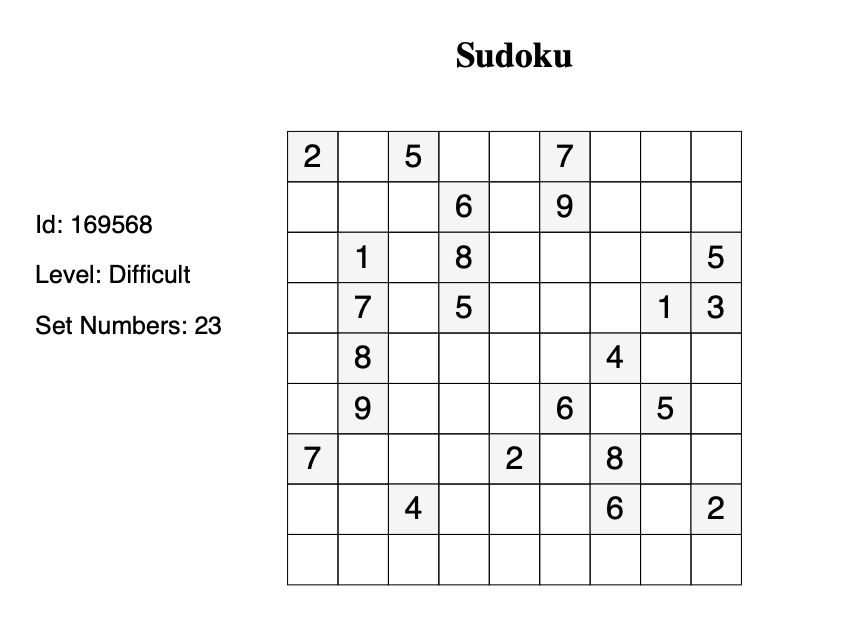
#> input picture sudoku2.png, 852 x 634 px
$ python SudokuSolver.py
#> lines starting #> are read from the running program, lines starting #| are printed output that depends on the picture; after the words box and inside, x2 and y2 are one past the last pixel; in counts of white or black regions, pixels touching at a corner belong together
import cv2
import pytesseract
import numpy as np

# Tested with sudokus generated from
# http://sudoku.becher-sundstroem.de/

# They allow the sudoku puzzle to be saved as pdf
# This code has been tested with image which has been cropped from pdf
# That contains id, level of difficulty, set number and unsolved sudoku puzzle

# This function solves the sudoku puzzle
# [49 lines left out: functions solver, possibleStep, not called in this run]


def main():
    # Configuration for pytesseract
    xconfig = '--psm 6 --oem 3 -c tessedit_char_whitelist=0123456789'

    # Reading the image of unsolved sudoku puzzle
    test_img_path = 'sudoku2.png'
    image = cv2.imread(test_img_path)
#> image is the input picture: shape (634, 852, 3); min 0, max 255, mean 245

    # Converting it to grayscale and applying canny filter
    gray = cv2.cvtColor(image, cv2.COLOR_BGR2GRAY)
    edged = cv2.Canny(gray, 30, 200)
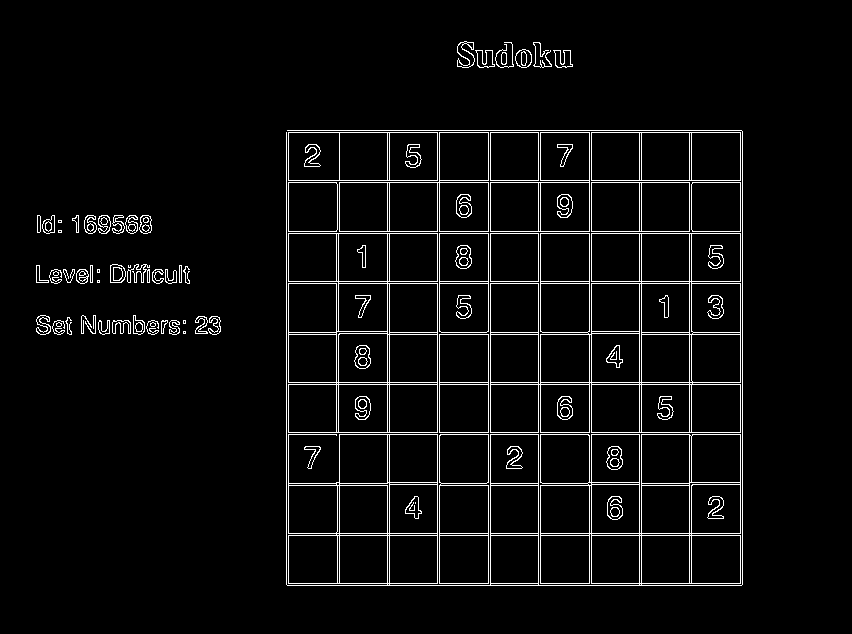
#> edged: shape (634, 852); 4.3% white in thin lines or dots, all inside (x1, y1, x2, y2) = (36, 41, 743, 586)

    # Finding the contours in the canny filter applied image
    contours, hierarchy = cv2.findContours(
        edged, cv2.RETR_EXTERNAL, cv2.CHAIN_APPROX_NONE)
#> contours = 65 contours, 20 with area under 20; largest, box (x1, y1, x2, y2) and area: (286, 130, 743, 586) 56085, (490, 233, 741, 433) 46262, (288, 233, 438, 433) 29262, (339, 132, 489, 232) 9558, (490, 132, 590, 232) 7204
    # Sorting the contours in descending based on their area
    sortedContours = sorted(contours, key=lambda x: -cv2.contourArea(x))
#> sortedContours has the same summary as contours

    # Getting the bounds of the largest contour
    X, Y, W, H = cv2.boundingRect(sortedContours[0])
#> X = 286; Y = 130; W = 457; H = 456

    # Storing the sudoku puzzle into an new image
    sudoku_img_extracted = image[Y:Y+H, X:X+W]
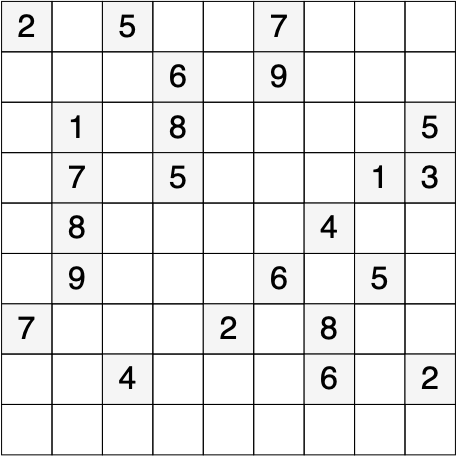
#> sudoku_img_extracted: shape (456, 457, 3); min 0, max 255, mean 234.2
    # Storing an copy of above image
    unsolved_image = sudoku_img_extracted.copy()

    # These are the sizes of the sub blocks to be retrieved from sudoku puzzle
    windowsize_r = 50
    windowsize_c = 50

    # This grid stores the extracted digits from the sudoku puzzle
    grid = []

    # Iterating over sub blocks of image
    for r in range(0, sudoku_img_extracted.shape[0] - windowsize_r, windowsize_r):
        for c in range(0, sudoku_img_extracted.shape[1] - windowsize_c, windowsize_c):
            # Extracting the sub block
            window = sudoku_img_extracted[r:r+windowsize_r, c:c+windowsize_c]
            # Removing first 10 and last 10 rows from sub block
            window = window[10:]
            window = window[:-10]
            # Removing first 10 columns  from sub block
            window = np.delete(window, list(range(0, 11)), axis=1)

            # Converting sub block to grayscale
            gry = cv2.cvtColor(window, cv2.COLOR_BGR2GRAY)
            # Applying pytesseract on gray image with config
            txt = pytesseract.image_to_string(gry, config=xconfig)
            # If no number has been found
            if txt == '\x0c':
                # The current element is .
                txt = '.'
            # Else
            else:
                # Removing unnecessary values from text
                txt = txt.replace('\x0c', '')
                txt = txt.replace('\n', '')
            # Adding number to grid
            grid.append(txt)
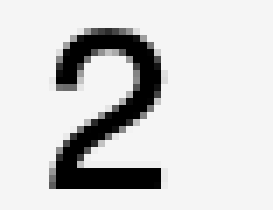
#> gry: shape (30, 39) (shown 7 times larger); min 0, max 245, mean 209.4
#> after the loop, grid = []

    # Converting sudoku puzzle from 1D to 2D list
    sudoku_puzzle = np.reshape(grid, (9, 9))
    # Converting sudoku puzzle from numpy array to list
    sudoku_puzzle = [list(i) for i in sudoku_puzzle]

    # Creating an copy of unsolved puzzle
    unsolved_puzzle = [row[:] for row in sudoku_puzzle]
    # Solving the sudoku puzzle
    solved_sudoku_puzzle = solver(sudoku_puzzle, 0)

    # If sudoku puzzle cannot be solved, print a message
    if solved_sudoku_puzzle == False:
        print("The puzzle cannot be solved")
        return

    # constants for putText function
    font = cv2.FONT_HERSHEY_SIMPLEX
    fontScale = 1
    color = (0, 0, 0)
    thickness = 2

    # These are the coordinates that represent where the digits are to be written
    c1, c2 = [15, 35]
    # Iterating over unsolved puzzle
    for i in range(9):
        c1 = 15
        for j in range(9):
            # If the current value in unsolved puzzle is .
            if unsolved_puzzle[i][j] == '.':
                # Then get it's equivalent digit from solved puzzle and write the digit onto the image
                sudoku_img_extracted = cv2.putText(sudoku_img_extracted, solved_sudoku_puzzle[i][j], (c1, c2), font,
                                                   fontScale, color, thickness, cv2.LINE_AA)
            # Increment the x by 50
            c1 += 50
        # Increment the y by 50
        c2 += 50

    # Showing the unsolved and solved sudoku puzzles
    cv2.imshow("Unsolved Sudoku", unsolved_image)
    cv2.imshow("Solved Sudoku", sudoku_img_extracted)

    # Updating the part of unsolved sudoku puzzle with solved puzzle in the original image
    image[Y:Y+H,X:X+W] = sudoku_img_extracted[:,:]

    # Saving the image
    cv2.imwrite('solved.jpg',image)
    cv2.waitKey(0)
    cv2.destroyAllWindows()


main()
#> (the call stopped at in main, `txt = pytesseract.image_to_string(gry, config=xconfig)`: pytesseract is not available in this run)

$ run again, with solved.png copied over sudoku2.png
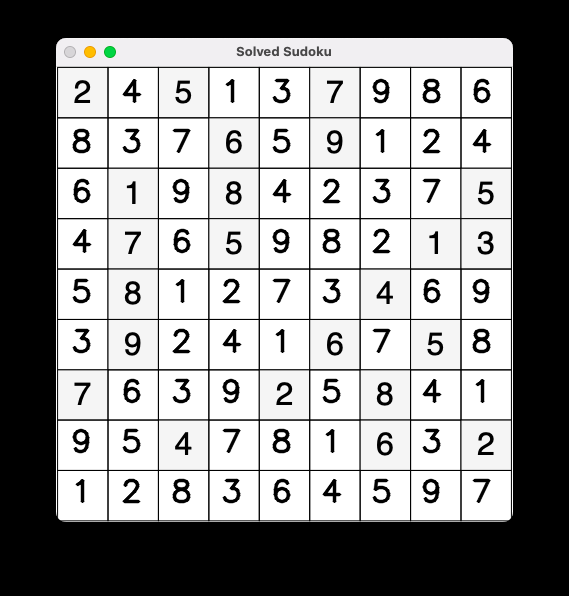
#> input picture solved.png, 569 x 596 px
#> in main, image is the input picture: shape (596, 569, 3); mean B, G, R 144.8, 144.8, 144.8
#> in main, `edged = cv2.Canny(gray, 30, 200)`:
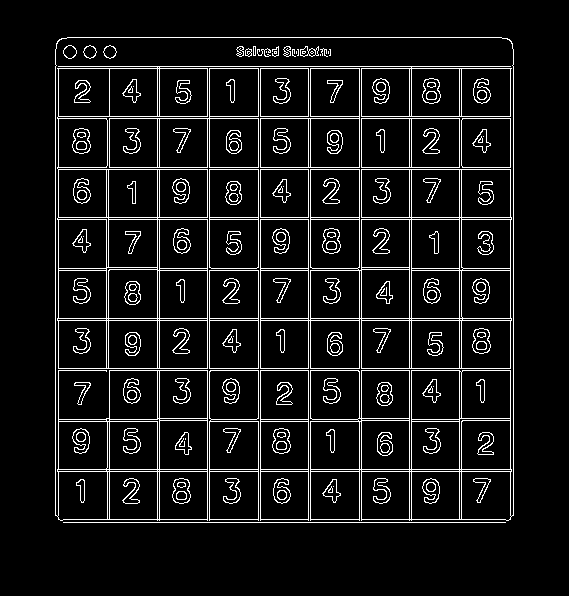
#> edged: shape (596, 569); 8.2% white in thin lines or dots, all inside (x1, y1, x2, y2) = (55, 37, 514, 523)
#> contours = 34 contours, 13 with area under 20; largest, box (x1, y1, x2, y2) and area: (55, 37, 514, 521) 49046, (260, 169, 512, 369) 46460, (57, 66, 512, 369) 46270, (109, 68, 259, 168) 9558, (260, 68, 360, 168) 7204
#> sortedContours has the same summary as contours
#> X = 55; Y = 37; W = 459; H = 484
#> after the loop in main, `for r in range(0, sudoku_img_extracted.shape[0] - windowsize_r, window..`:
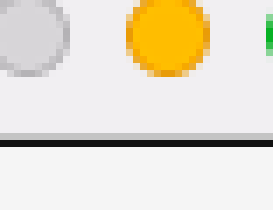
#> window: shape (30, 39, 3) (shown 7 times larger); mean B, G, R 208, 223.6, 230.4
#> after the loop in main, `for r in range(0, sudoku_img_extracted.shape[0] - windowsize_r, window..`: grid = []

$ run again, with unsolved.png copied over sudoku2.png
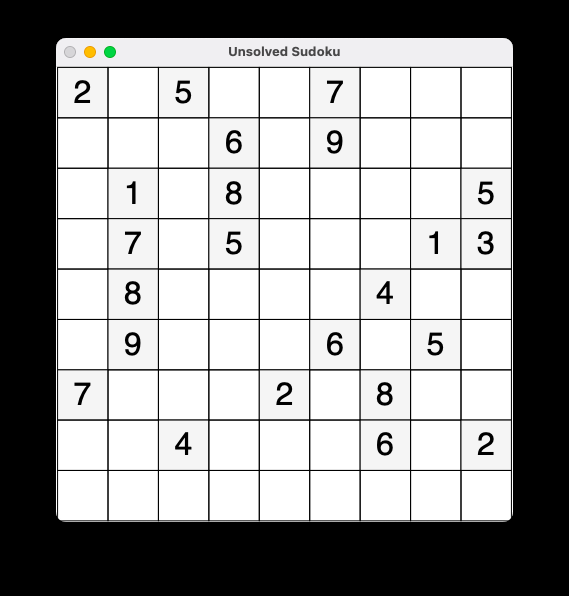
#> input picture unsolved.png, 569 x 596 px
#> in main, image is the input picture: shape (596, 569, 3); mean B, G, R 152.6, 152.6, 152.6
#> in main, `edged = cv2.Canny(gray, 30, 200)`:
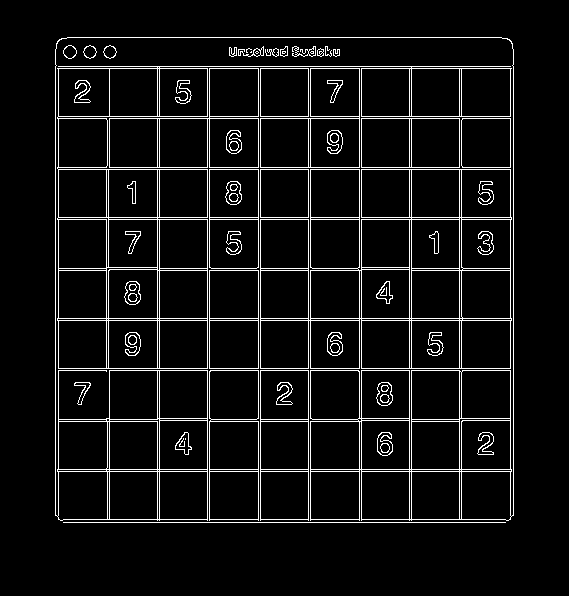
#> edged: shape (596, 569); 6.2% white in thin lines or dots, all inside (x1, y1, x2, y2) = (55, 37, 514, 523)
#> contours = 28 contours, 4 with area under 20; largest, box (x1, y1, x2, y2) and area: (55, 37, 514, 521) 49046, (260, 169, 512, 369) 46460, (57, 66, 512, 369) 46270, (109, 68, 259, 168) 9558, (260, 68, 360, 168) 7204
#> sortedContours has the same summary as contours
#> X = 55; Y = 37; W = 459; H = 484
#> after the loop in main, `for r in range(0, sudoku_img_extracted.shape[0] - windowsize_r, window..`:
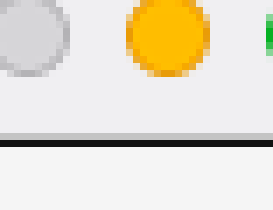
#> window: shape (30, 39, 3) (shown 7 times larger); mean B, G, R 208, 223.6, 229.9
#> after the loop in main, `for r in range(0, sudoku_img_extracted.shape[0] - windowsize_r, window..`: grid = []

$ run again, with original_solved.jpg saved as sudoku2.png
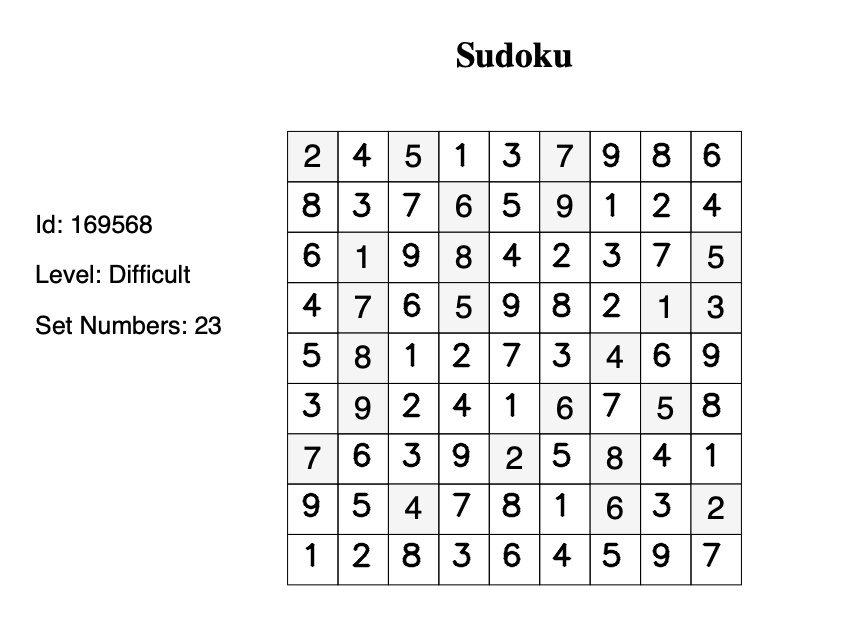
#> input picture original_solved.jpg, 852 x 634 px
#> in main, image is the input picture: shape (634, 852, 3); min 0, max 255, mean 240
#> in main, `edged = cv2.Canny(gray, 30, 200)`:
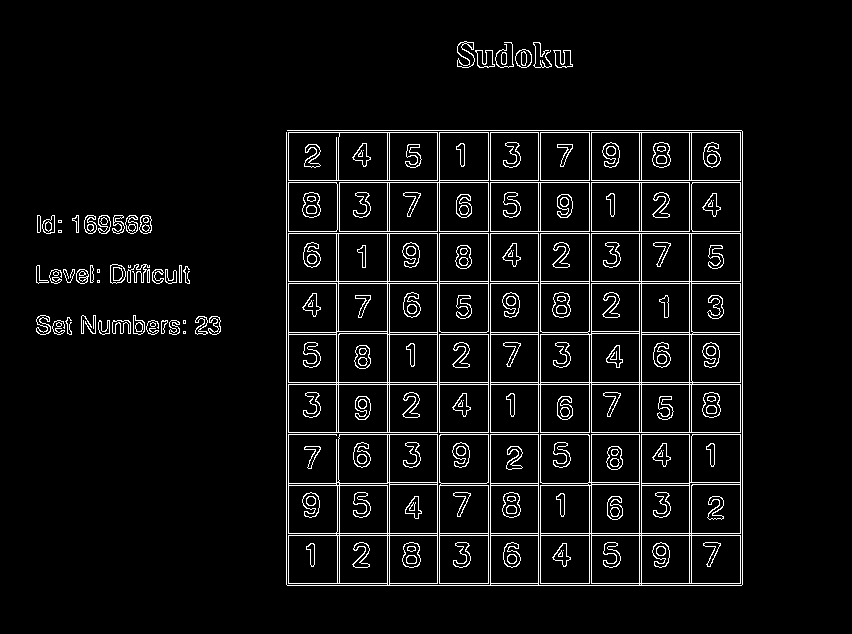
#> edged: shape (634, 852); 5.5% white in thin lines or dots, all inside (x1, y1, x2, y2) = (36, 41, 743, 586)
#> contours = 66 contours, 19 with area under 20; largest, box (x1, y1, x2, y2) and area: (286, 130, 743, 586) 56036, (490, 233, 741, 433) 46262, (288, 233, 438, 433) 29262, (339, 132, 489, 232) 9558, (439, 434, 489, 584) 7200
#> sortedContours has the same summary as contours
#> X = 286; Y = 130; W = 457; H = 456
#> in main, `sudoku_img_extracted = image[Y:Y+H, X:X+W]`:
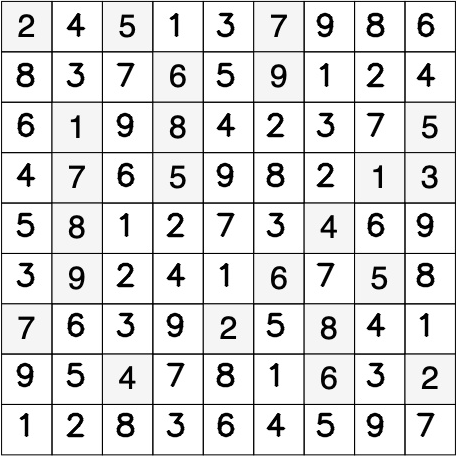
#> sudoku_img_extracted: shape (456, 457, 3); min 0, max 255, mean 221.4
#> after the loop in main, `for r in range(0, sudoku_img_extracted.shape[0] - windowsize_r, window..`: grid = []
